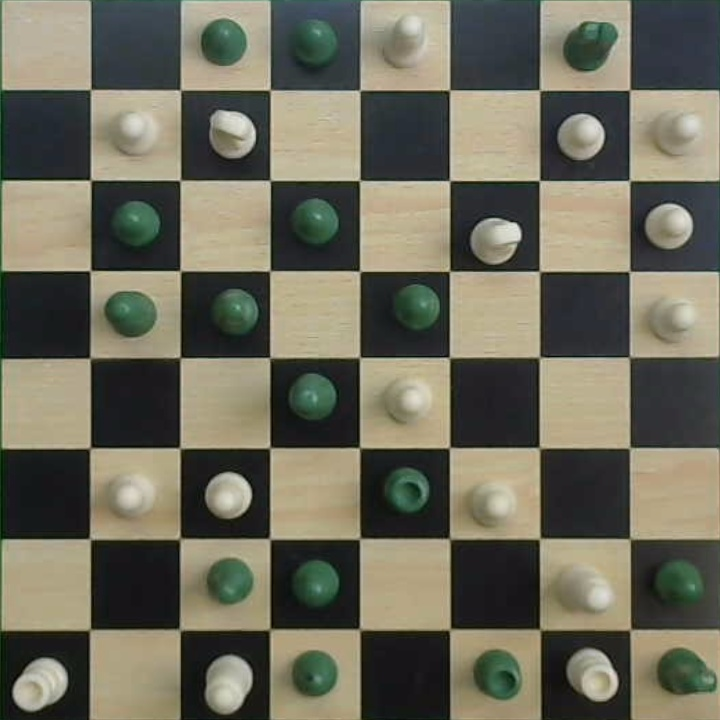
#> input picture augmented_train_images/board_and_fen_original/0/chess1.jpg, 720 x 720 px; its folder holds only this picture in this run
$ jupyter execute --allow-errors prepare_here_v2.ipynb
#> lines starting #> are read from the running program, lines starting #| are printed output that depends on the picture
[cell 1]
#create 64 60*60 squares from a 480*480 image chess board
import cv2
import os

# Base directory paths
base_dir = "./augmented_train_images/board_and_fen_original/"
output_dir = "chess_images/squares/"

# Create output directory if it doesn't exist
os.makedirs(output_dir, exist_ok=True)

# Function to resize the image to 480x480 if needed
def resize_image_if_needed(image):
    # Check if the image is not 480x480
    if image.shape[0] != 480 or image.shape[1] != 480:
        # print(f"Resizing image to 480x480...")
        image = cv2.resize(image, (480, 480))
    return image

# Function to divide the board into 8x8 squares
def split_chessboard(image_path, output_subfolder, board_name):
#> called with output_subfolder = 'chess_images/squares/0', board_name = 'chess1'
    image = cv2.imread(image_path)
#> image is the input picture: shape (720, 720, 3); mean B, G, R 91.5, 106.9, 108.9
    image = resize_image_if_needed(image)  # Ensure the image is 480x480
    step = 60  # Each square is 60x60
    # Create a specific folder for each board inside the respective subfolder
    board_output_dir = os.path.join(output_subfolder, board_name)
    os.makedirs(board_output_dir, exist_ok=True)
    for i in range(8):
        for j in range(8):
            square = image[i * step:(i + 1) * step, j * step:(j + 1) * step]
            square_name = f"r{i}_c{j}.jpg"
            cv2.imwrite(os.path.join(board_output_dir, square_name), square)
#> this loop made 8 passes
#> pass 1, in split_chessboard, `cv2.imwrite(os.path.join(board_output_dir, square_name), square)`:
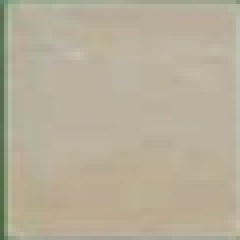
#> saved as r0_c0.jpg: shape (60, 60, 3) (shown 4 times larger); mean B, G, R 153.1, 174.2, 182.2
#> pass 1, in split_chessboard, `cv2.imwrite(os.path.join(board_output_dir, square_name), square)`:
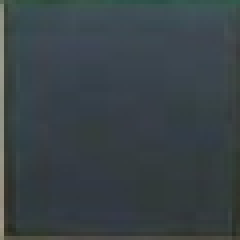
#> saved as r0_c1.jpg: shape (60, 60, 3) (shown 4 times larger); mean B, G, R 70.4, 66.5, 56.9
#> pass 1, in split_chessboard, `cv2.imwrite(os.path.join(board_output_dir, square_name), square)`:
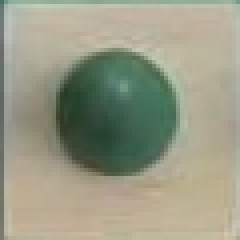
#> saved as r0_c2.jpg: shape (60, 60, 3) (shown 4 times larger); mean B, G, R 133.7, 154.3, 153
#> pass 1, in split_chessboard, `cv2.imwrite(os.path.join(board_output_dir, square_name), square)`:
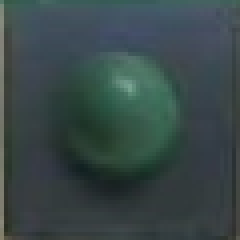
#> saved as r0_c3.jpg: shape (60, 60, 3) (shown 4 times larger); mean B, G, R 72, 71.9, 56.4

# Process all images in all subfolders
for subfolder in os.listdir(base_dir):
    subfolder_path = os.path.join(base_dir, subfolder)
    if os.path.isdir(subfolder_path):  # Ensure it's a directory
        # Create corresponding output subfolder
        output_subfolder = os.path.join(output_dir, subfolder)
        os.makedirs(output_subfolder, exist_ok=True)
        for image_file in os.listdir(subfolder_path):
            if image_file.endswith('.jpg') or image_file.endswith('.png'):
                board_name = os.path.splitext(image_file)[0]
                split_chessboard(os.path.join(subfolder_path, image_file), output_subfolder, board_name)
#> pass 2 of the loop `for subfolder in os.listdir(base_dir):`:
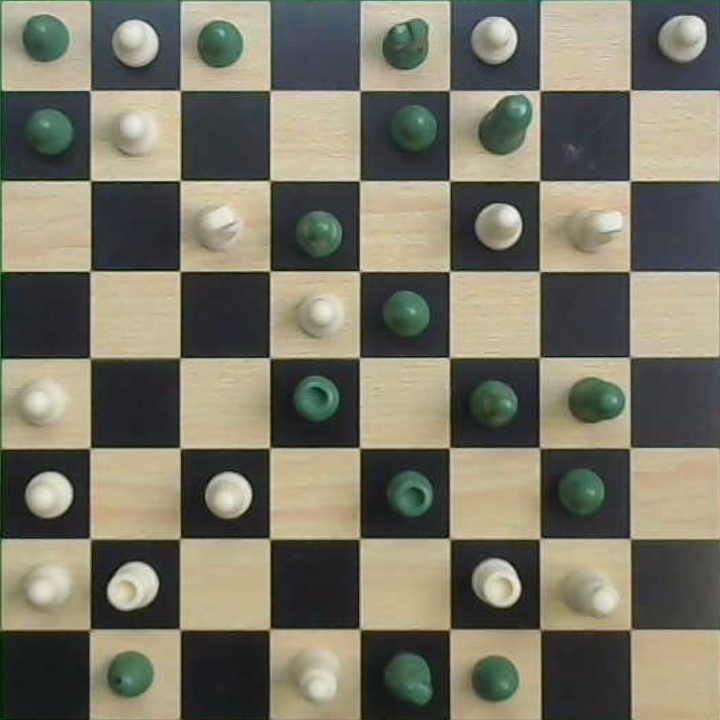
#> input picture augmented_train_images/board_and_fen_original/1/chess10.jpg, 720 x 720 px
#> in split_chessboard, image is the input picture: shape (720, 720, 3); mean B, G, R 102.2, 118.1, 120.4
#> image: shape (480, 480, 3)
#> the loop in split_chessboard (call 2), `for i in range(8):` made 8 passes
#> pass 1, in split_chessboard (call 2), `cv2.imwrite(os.path.join(board_output_dir, square_name), square)`:
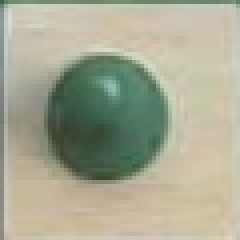
#> saved as r0_c2.jpg: shape (60, 60, 3) (shown 4 times larger); mean B, G, R 147.2, 168.8, 167.6
#> pass 1, in split_chessboard (call 2), `cv2.imwrite(os.path.join(board_output_dir, square_name), square)`:
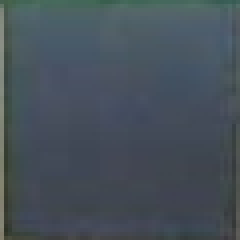
#> saved as r0_c3.jpg: shape (60, 60, 3) (shown 4 times larger); mean B, G, R 89.5, 80.6, 70

[cell 2]
#labeling each square by looking at bw_fen and write in csv for each square

import os
import csv

# Paths
base_dir = "./augmented_train_images/board_and_fen_original/"
output_dir = "chess_images/labels/"

# Create output directory if it doesn't exist
os.makedirs(output_dir, exist_ok=True)

# Function to parse FEN and generate labels
# [27 lines left out: function parse_fen, not called in this run]

# Process each subfolder
for subfolder in os.listdir(base_dir):
    subfolder_path = os.path.join(base_dir, subfolder)
    if os.path.isdir(subfolder_path):  # Ensure it's a directory
        output_subfolder = os.path.join(output_dir, subfolder)
        os.makedirs(output_subfolder, exist_ok=True)
        for file in os.listdir(subfolder_path):
            if file == "bw_board.fen":
                with open(os.path.join(subfolder_path, file), "r") as fen_file:
                    fen = fen_file.read()
                # Parse the FEN and generate labels for each board
                board_name = os.path.splitext(file)[0]
                parse_fen(fen, output_subfolder, board_name)
#> pass 2 of the loop `for subfolder in os.listdir(base_dir):`:

[cell 3]
import cv2
import numpy as np
from skimage.feature import hog
from skimage import exposure
import os
import csv
import re

# Base directory paths
squares_dir = "chess_images/squares/"
labels_dir = "chess_images/labels/"
output_file = "chess_images/prepared_data/hog_svm_data.npy"  # Final dataset file

# [33 lines left out: functions extract_hog_features, load_label, parse_row_col, not called in this run]

# Prepare the dataset
features = []
labels = []

# Loop through all folders and boards
for subfolder in os.listdir(squares_dir):
    subfolder_path = os.path.join(squares_dir, subfolder)
    if os.path.isdir(subfolder_path):
        for board_folder in os.listdir(subfolder_path):
            board_path = os.path.join(subfolder_path, board_folder)
            if os.path.isdir(board_path):
                for square_image in os.listdir(board_path):
                    if square_image.endswith(".jpg"):
                        image_path = os.path.join(board_path, square_image)

                        try:
                            # Parse row and column from the filename
                            row, col = parse_row_col(square_image)
                        except ValueError as e:
                            print(e)
                            continue

                        # Extract HOG features and load labels
                        features.append(extract_hog_features(image_path))
                        labels.append(load_label(labels_dir, subfolder, row, col))
#> pass 2 of the loop `for subfolder in os.listdir(squares_dir):`:

# Convert features and labels into numpy arrays for SVM training
X = np.array(features)

label_mapping = {"white": 1, "black": -1, "none"    : 0}
y = np.array([label_mapping[label] for label in labels])

# Save the dataset as a .npy file
np.save(output_file, {"features": X, "labels": y})

print(f"Data preparation complete. Saved to {output_file}.")

[cell 4]
import cv2
import numpy as np
from skimage import exposure
import os
import csv
import re

# Base directory paths
squares_dir = "chess_images/squares/"
labels_dir = "chess_images/labels/"
output_file = "chess_images/prepared_data/hsv_svm_data.npy"  # Final dataset file

# [42 lines left out: functions extract_color_features, load_label, parse_row_col, not called in this run]

# Prepare the dataset
features = []
labels = []

# Loop through all folders and boards
for subfolder in os.listdir(squares_dir):
    subfolder_path = os.path.join(squares_dir, subfolder)
    if os.path.isdir(subfolder_path):
        for board_folder in os.listdir(subfolder_path):
            board_path = os.path.join(subfolder_path, board_folder)
            if os.path.isdir(board_path):
                for square_image in os.listdir(board_path):
                    if square_image.endswith(".jpg"):
                        image_path = os.path.join(board_path, square_image)

                        try:
                            # Parse row and column from the filename
                            row, col = parse_row_col(square_image)
                        except ValueError as e:
                            print(e)
                            continue

                        # Extract HSV color features and load labels
                        features.append(extract_color_features(image_path))
                        labels.append(load_label(labels_dir, subfolder, row, col))
#> pass 2 of the loop `for subfolder in os.listdir(squares_dir):`:

# Convert features and labels into numpy arrays for SVM training
X = np.array(features)

label_mapping = {"white": 1, "black": -1, "none": 0}
y = np.array([label_mapping[label] for label in labels])

# Save the dataset as a .npy file
np.save(output_file, {"features": X, "labels": y})

print(f"Data preparation complete. Saved to {output_file}.")

[cell 5]
#HSV MODEL

#K Fold and Save Model
import numpy as np
import joblib
from sklearn.svm import SVC
from sklearn.ensemble import RandomForestClassifier
from sklearn.model_selection import cross_val_score, StratifiedKFold

# Load dataset
data = np.load("chess_images/prepared_data/hsv_svm_data.npy", allow_pickle=True).item()
X, y = data["features"], data["labels"]

# Define models
models = {
    "HSV SVM": SVC(kernel="linear"),
    "HSV Random Forest": RandomForestClassifier(n_estimators=100),
}

# Use Stratified K-Fold (better for classification tasks)
kfold = StratifiedKFold(n_splits=5, shuffle=True, random_state=42)

# Perform cross-validation for each model and save the best one
best_model = None
best_score = 0

#> (the rest of this cell did not finish here and is left out)

[cell 6]
#HOG MODEL

#K Fold and Save Model
import numpy as np
import joblib
from sklearn.svm import SVC
from sklearn.ensemble import RandomForestClassifier
from sklearn.model_selection import cross_val_score, StratifiedKFold

# Load dataset
data = np.load("chess_images/prepared_data/hog_svm_data.npy", allow_pickle=True).item()
X, y = data["features"], data["labels"]

# Define models
models = {
    "HOG SVM": SVC(kernel="linear"),
    "HOG Random Forest": RandomForestClassifier(n_estimators=100),
}

# Use Stratified K-Fold (better for classification tasks)
kfold = StratifiedKFold(n_splits=5, shuffle=True, random_state=42)

# Perform cross-validation for each model and save the best one
best_model = None
best_score = 0

#> (the rest of this cell did not finish here and is left out)

[cell 7]
import cv2
import numpy as np
from skimage import exposure
import os
import csv
import re
import joblib
from sklearn.svm import SVC
from sklearn.ensemble import RandomForestClassifier
from sklearn.model_selection import cross_val_score, StratifiedKFold

# Base directory paths
squares_dir = "chess_images/squares/"
labels_dir = "chess_images/labels/"
output_file = "chess_images/prepared_data/bw_hsv_svm_data.npy"  # Final dataset file

# [35 lines left out: functions extract_color_features, load_label, parse_row_col, not called in this run]

features, labels = [], []

# Loop through dataset directories
for subfolder in os.listdir(squares_dir):
    subfolder_path = os.path.join(squares_dir, subfolder)
    if os.path.isdir(subfolder_path):
        for board_folder in os.listdir(subfolder_path):
            board_path = os.path.join(subfolder_path, board_folder)
            if os.path.isdir(board_path):
                for square_image in os.listdir(board_path):
                    if square_image.endswith(".jpg"):
                        image_path = os.path.join(board_path, square_image)
                        try:
                            row, col = parse_row_col(square_image)
                        except ValueError as e:
                            print(e)
                            continue
                        feature_vector = extract_color_features(image_path)
                        label = load_label(labels_dir, subfolder, row, col)
                        if label is not None:
                            features.append(feature_vector)
                            labels.append(label)
#> pass 2 of the loop `for subfolder in os.listdir(squares_dir):`:

X = np.array(features)
label_mapping = {"white": 1, "black": -1}  # No "none"
y = np.array([label_mapping[label] for label in labels])

np.save(output_file, {"features": X, "labels": y})
print(f"Data preparation complete. Saved to {output_file}.")

[cell 8]
#HOG MODEL

#K Fold and Save Model
import numpy as np
import joblib
from sklearn.svm import SVC
from sklearn.ensemble import RandomForestClassifier
from sklearn.model_selection import cross_val_score, StratifiedKFold

# Load dataset
data = np.load("chess_images/prepared_data/bw_hsv_svm_data.npy", allow_pickle=True).item()
X, y = data["features"], data["labels"]

# Define models
models = {
    "BW HSV SVM": SVC(kernel="linear"),
    "BW HSV Random Forest": RandomForestClassifier(n_estimators=100),
}

# Use Stratified K-Fold (better for classification tasks)
kfold = StratifiedKFold(n_splits=5, shuffle=True, random_state=42)

# Perform cross-validation for each model and save the best one
best_model = None
best_score = 0

#> (the rest of this cell did not finish here and is left out)

[cell 9]
import numpy as np
import joblib
import matplotlib.pyplot as plt
import seaborn as sns
from sklearn.ensemble import RandomForestClassifier
from sklearn.model_selection import cross_val_score, StratifiedKFold, train_test_split
from sklearn.metrics import accuracy_score, f1_score, precision_score, recall_score, classification_report, confusion_matrix

# Load dataset
data = np.load("chess_images/prepared_data/bw_hsv_svm_data.npy", allow_pickle=True).item()
X, y = data["features"], data["labels"]

# Split data into training and testing sets
#> (the rest of this cell did not finish here and is left out)

[cell 10]
import cv2
import numpy as np
from skimage.feature import hog
from skimage import exposure
import os
import csv
import re

# Base directory paths
squares_dir = "chess_images/squares/"
labels_dir = "chess_images/labels/"
output_file = "chess_images/prepared_data/tf_hog_svm_data.npy"  # Final dataset file

# [37 lines left out: functions extract_hog_features, load_label, parse_row_col, not called in this run]

# Prepare the dataset
features = []
labels = []

# Loop through all folders and boards
for subfolder in os.listdir(squares_dir):
    subfolder_path = os.path.join(squares_dir, subfolder)
    if os.path.isdir(subfolder_path):
        for board_folder in os.listdir(subfolder_path):
            board_path = os.path.join(subfolder_path, board_folder)
            if os.path.isdir(board_path):
                for square_image in os.listdir(board_path):
                    if square_image.endswith(".jpg"):
                        image_path = os.path.join(board_path, square_image)

                        try:
                            # Parse row and column from the filename
                            row, col = parse_row_col(square_image)
                        except ValueError as e:
                            print(e)
                            continue

                        # Extract HOG features and load labels
                        features.append(extract_hog_features(image_path))
                        labels.append(load_label(labels_dir, subfolder, row, col))
#> pass 2 of the loop `for subfolder in os.listdir(squares_dir):`:
